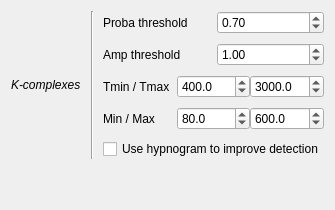
                     <widget class="QWidget" name="_kcomp_page">
                      <layout class="QVBoxLayout" name="verticalLayout_23">
                       <item>
                        <layout class="QGridLayout" name="gridLayout_8">
                         <property name="topMargin">
                          <number>0</number>
                         </property>
                         <property name="verticalSpacing">
                          <number>9</number>
                         </property>
                         <item row="4" column="2" colspan="4">
                          <widget class="QWidget" name="widget_8" native="true">
                           <property name="minimumSize">
                            <size>
                             <width>0</width>
                             <height>0</height>
                            </size>
                           </property>
                           <layout class="QHBoxLayout" name="horizontalLayout_15">
                            <property name="spacing">
                             <number>0</number>
                            </property>
                            <property name="leftMargin">
                             <number>0</number>
                            </property>
                            <property name="topMargin">
                             <number>0</number>
                            </property>
                            <property name="rightMargin">
                             <number>0</number>
                            </property>
                            <property name="bottomMargin">
                             <number>0</number>
                            </property>
                            <item>
                             <widget class="QLabel" name="label_64">
                              <property name="text">
                               <string>Min / Max</string>
                              </property>
                             </widget>
                            </item>
                            <item>
                             <widget class="QDoubleSpinBox" name="_ToolKCMinAmp">
                              <property name="toolTip">
                               <string>Min amplitude of KC</string>
                              </property>
                              <property name="decimals">
                               <number>1</number>
                              </property>
                              <property name="minimum">
                               <double>10.000000000000000</double>
                              </property>
                              <property name="maximum">
                               <double>500.000000000000000</double>
                              </property>
                              <property name="singleStep">
                               <double>10.000000000000000</double>
                              </property>
                              <property name="value">
                               <double>80.000000000000000</double>
                              </property>
                             </widget>
                            </item>
                            <item>
                             <widget class="QDoubleSpinBox" name="_ToolKCMaxAmp">
                              <property name="toolTip">
                               <string>Max amplitude of KC</string>
                              </property>
                              <property name="decimals">
                               <number>1</number>
                              </property>
                              <property name="minimum">
                               <double>110.000000000000000</double>
                              </property>
                              <property name="maximum">
                               <double>1000.000000000000000</double>
                              </property>
                              <property name="singleStep">
                               <double>10.000000000000000</double>
                              </property>
                              <property name="value">
                               <double>600.000000000000000</double>
                              </property>
                             </widget>
                            </item>
                           </layout>
                          </widget>
                         </item>
                         <item row="0" column="2" rowspan="2" colspan="2">
                          <widget class="QLabel" name="label_57">
                           <property name="sizePolicy">
                            <sizepolicy hsizetype="Fixed" vsizetype="Preferred">
                             <horstretch>0</horstretch>
                             <verstretch>0</verstretch>
                            </sizepolicy>
                           </property>
                           <property name="text">
                            <string>Proba threshold</string>
                           </property>
                          </widget>
                         </item>
                         <item row="0" column="0" rowspan="6">
                          <widget class="QLabel" name="kc_label">
                           <property name="font">
                            <font>
                             <italic>true</italic>
                             <stylestrategy>PreferDefault</stylestrategy>
                             <kerning>true</kerning>
                            </font>
                           </property>
                           <property name="text">
                            <string>K-complexes</string>
                           </property>
                          </widget>
                         </item>
                         <item row="5" column="2" colspan="4">
                          <widget class="QCheckBox" name="_ToolKCNremOnly">
                           <property name="text">
                            <string>Use hypnogram to improve detection</string>
                           </property>
                          </widget>
                         </item>
                         <item row="0" column="4" rowspan="2" colspan="2">
                          <widget class="QDoubleSpinBox" name="_ToolKCProbTh">
                           <property name="sizePolicy">
                            <sizepolicy hsizetype="MinimumExpanding" vsizetype="Fixed">
                             <horstretch>0</horstretch>
                             <verstretch>0</verstretch>
                            </sizepolicy>
                           </property>
                           <property name="toolTip">
                            <string>Number of standard deviations of the wavelet envelope</string>
                           </property>
                           <property name="maximum">
                            <double>1.000000000000000</double>
                           </property>
                           <property name="singleStep">
                            <double>0.100000000000000</double>
                           </property>
                           <property name="value">
                            <double>0.700000000000000</double>
                           </property>
                          </widget>
                         </item>
                         <item row="0" column="1" rowspan="6">
                          <widget class="Line" name="line_19">
                           <property name="minimumSize">
                            <size>
                             <width>10</width>
                             <height>0</height>
                            </size>
                           </property>
                           <property name="orientation">
                            <enum>Qt::Vertical</enum>
                           </property>
                          </widget>
                         </item>
                         <item row="3" column="2" colspan="4">
                          <widget class="QWidget" name="widget_7" native="true">
                           <property name="minimumSize">
                            <size>
                             <width>0</width>
                             <height>0</height>
                            </size>
                           </property>
                           <layout class="QHBoxLayout" name="horizontalLayout_14">
                            <property name="spacing">
                             <number>0</number>
                            </property>
                            <property name="leftMargin">
                             <number>0</number>
                            </property>
                            <property name="topMargin">
                             <number>0</number>
                            </property>
                            <property name="rightMargin">
                             <number>0</number>
                            </property>
                            <property name="bottomMargin">
                             <number>0</number>
                            </property>
                            <item>
                             <widget class="QLabel" name="label_62">
                              <property name="toolTip">
                               <string/>
                              </property>
                              <property name="text">
                               <string>Tmin / Tmax</string>
                              </property>
                             </widget>
                            </item>
                            <item>
                             <widget class="QDoubleSpinBox" name="_ToolKCMinDur">
                              <property name="toolTip">
                               <string>&lt;html&gt;&lt;head/&gt;&lt;body&gt;&lt;p&gt;Minimum duration of KC (ms)&lt;/p&gt;&lt;/body&gt;&lt;/html&gt;</string>
                              </property>
                              <property name="decimals">
                               <number>1</number>
                              </property>
                              <property name="maximum">
                               <double>1000.000000000000000</double>
                              </property>
                              <property name="singleStep">
                               <double>50.000000000000000</double>
                              </property>
                              <property name="value">
                               <double>400.000000000000000</double>
                              </property>
                             </widget>
                            </item>
                            <item>
                             <widget class="QDoubleSpinBox" name="_ToolKCMaxDur">
                              <property name="toolTip">
                               <string>&lt;html&gt;&lt;head/&gt;&lt;body&gt;&lt;p&gt;Maximum duration of KC (ms)&lt;/p&gt;&lt;/body&gt;&lt;/html&gt;</string>
                              </property>
                              <property name="decimals">
                               <number>1</number>
                              </property>
                              <property name="minimum">
                               <double>1000.000000000000000</double>
                              </property>
                              <property name="maximum">
                               <double>10000.000000000000000</double>
                              </property>
                              <property name="singleStep">
                               <double>100.000000000000000</double>
                              </property>
                              <property name="value">
                               <double>3000.000000000000000</double>
                              </property>
                             </widget>
                            </item>
                           </layout>
                          </widget>
                         </item>
                         <item row="2" column="4" colspan="2">
                          <widget class="QDoubleSpinBox" name="_ToolKCAmpTh">
                           <property name="maximum">
                            <double>10.000000000000000</double>
                           </property>
                           <property name="singleStep">
                            <double>0.500000000000000</double>
                           </property>
                           <property name="value">
                            <double>1.000000000000000</double>
                           </property>
                          </widget>
                         </item>
                         <item row="2" column="2" colspan="2">
                          <widget class="QLabel" name="label_71">
                           <property name="text">
                            <string>Amp threshold</string>
                           </property>
                          </widget>
                         </item>
                        </layout>
                       </item>
                       <item>
                        <spacer name="verticalSpacer_11">
                         <property name="orientation">
                          <enum>Qt::Vertical</enum>
                         </property>
                         <property name="sizeHint" stdset="0">
                          <size>
                           <width>20</width>
                           <height>40</height>
                          </size>
                         </property>
                        </spacer>
                       </item>
                      </layout>
                     </widget>
